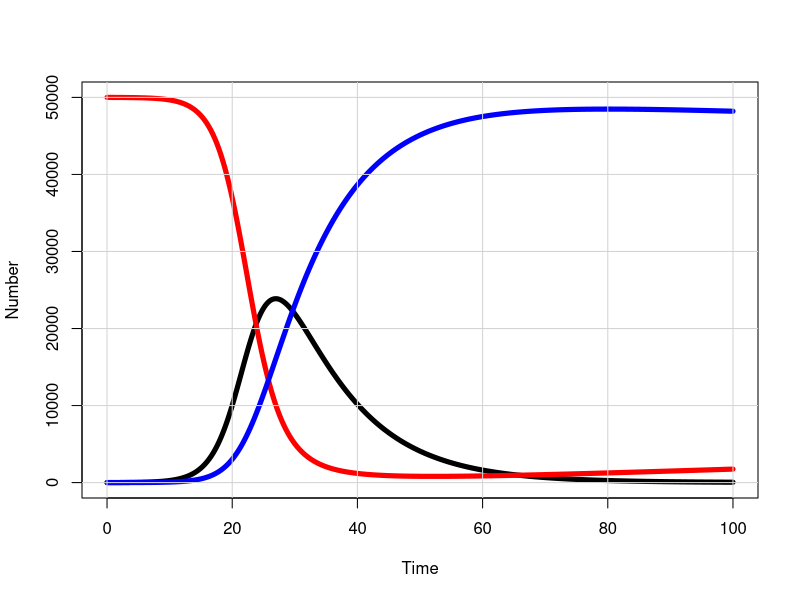

Reproduce this figure in R.
rm(list=ls())
require(deSolve)
#----- The differential equations -----
sir <- function(t, x, p) {
  with(as.list(c(x,p)),{
    
    N = S + I + R
    dS <- mu*N - k*S*log(1+beta*I/k)- mu*S
    dI <- k*S*log(1+beta*I/k) - gamma*I - mu*I
    dR <- gamma*I - mu*R
    
    list(c(dS, dI, dR))
  })
}
mu = 1/(5*365)
beta <- 0.00001 # infection rate
gamma <- 0.1 # recovery rate
k = 100

S_0 <- 50000.0 # Initial conditions
I_0 <- 5.0 # initial conditions
R_0 <- 0.0 # initial conditions

times <- seq(0.0, 100.0, 0.1) # Time sequence
parms <- c(mu=mu, beta=beta, gamma=gamma,k=k)

xstart <- c(S=S_0, I=I_0, R= R_0) # Initial conditions
my.atol <- c(1e-16,1e-16,1e-16); # Abs. accuracy - remember to add a term for each equation
my.rtol <- 1e-12 # Rel. accuracy
out <- as.data.frame(lsoda(xstart, times,
                           sir, parms, my.rtol, my.atol)) # Solve the eqns.
#----- Plot the output -------
plot(out$time, out$I, col="black", type="l", lwd=5,
     ylim=c(0,50000), xlab="Time", ylab="Number")
lines(out$time, out$S, col="red", lwd=5)
lines(out$time, out$R, col="blue", lwd=5)
grid(NULL, NULL, lty=1,lwd=1)

# plot(out$time[20000:100000], out$I[20000:100000], col="black", type="l", lwd=5,
#       xlab="Time", ylab="Number")
#N_star <- m/b
#print(N_star) # Print out equilibria values
#print((r/a)*(1-m/(b*K)))
